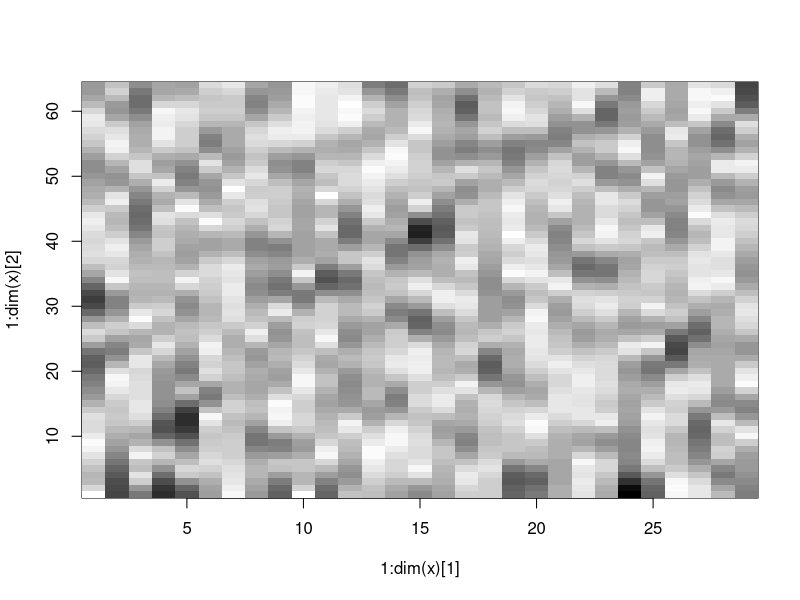

Write the R code that produced this figure.
library(e1071)


### Name: hanning.window
### Title: Computes the Coefficients of a Hanning Window.
### Aliases: hanning.window
### Keywords: ts

### ** Examples
hanning.window(10)

x<-rnorm(500)
y<-stft(x, wtype="hanning.window")
plot(y)
